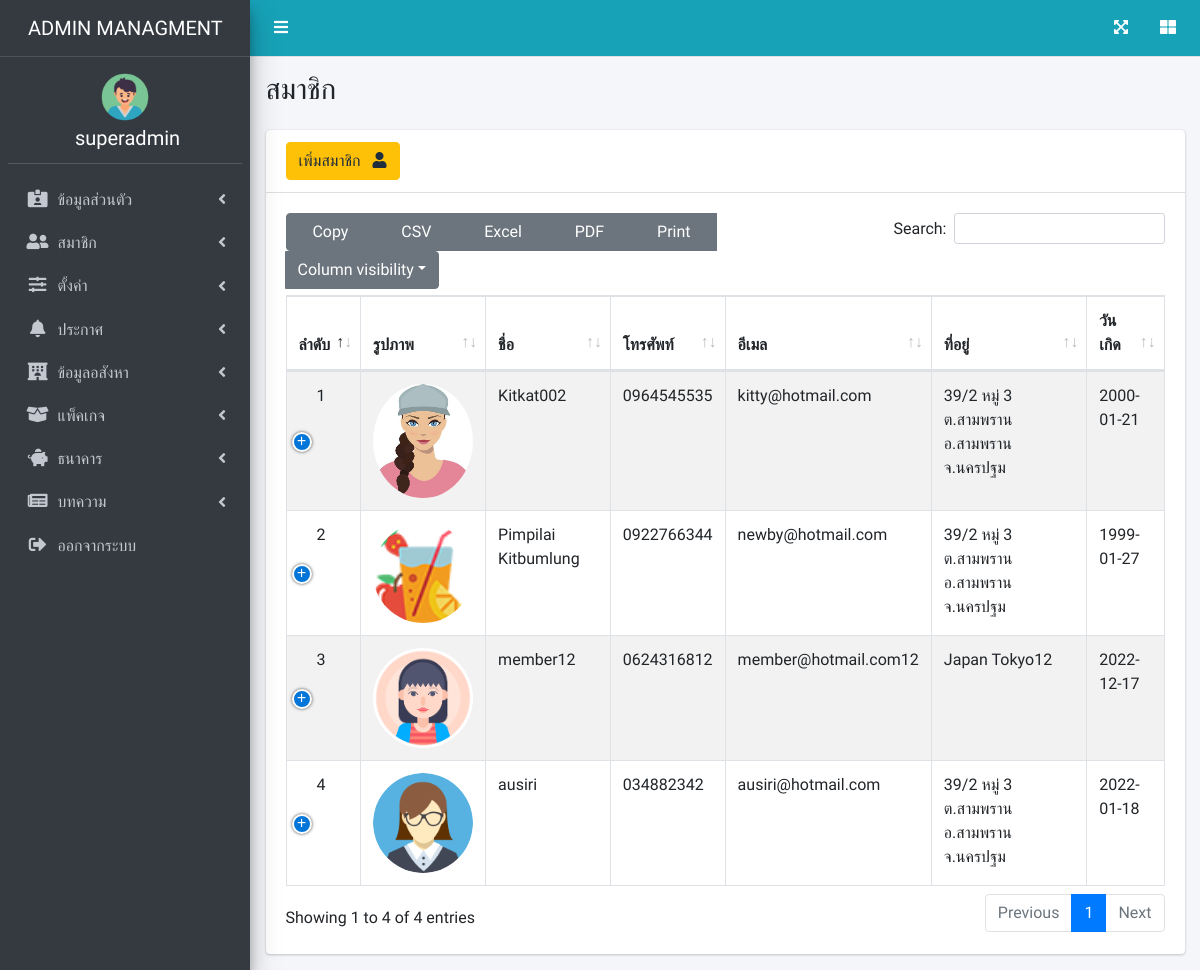
Page /page/members.php (signed in) on the earlier database version.
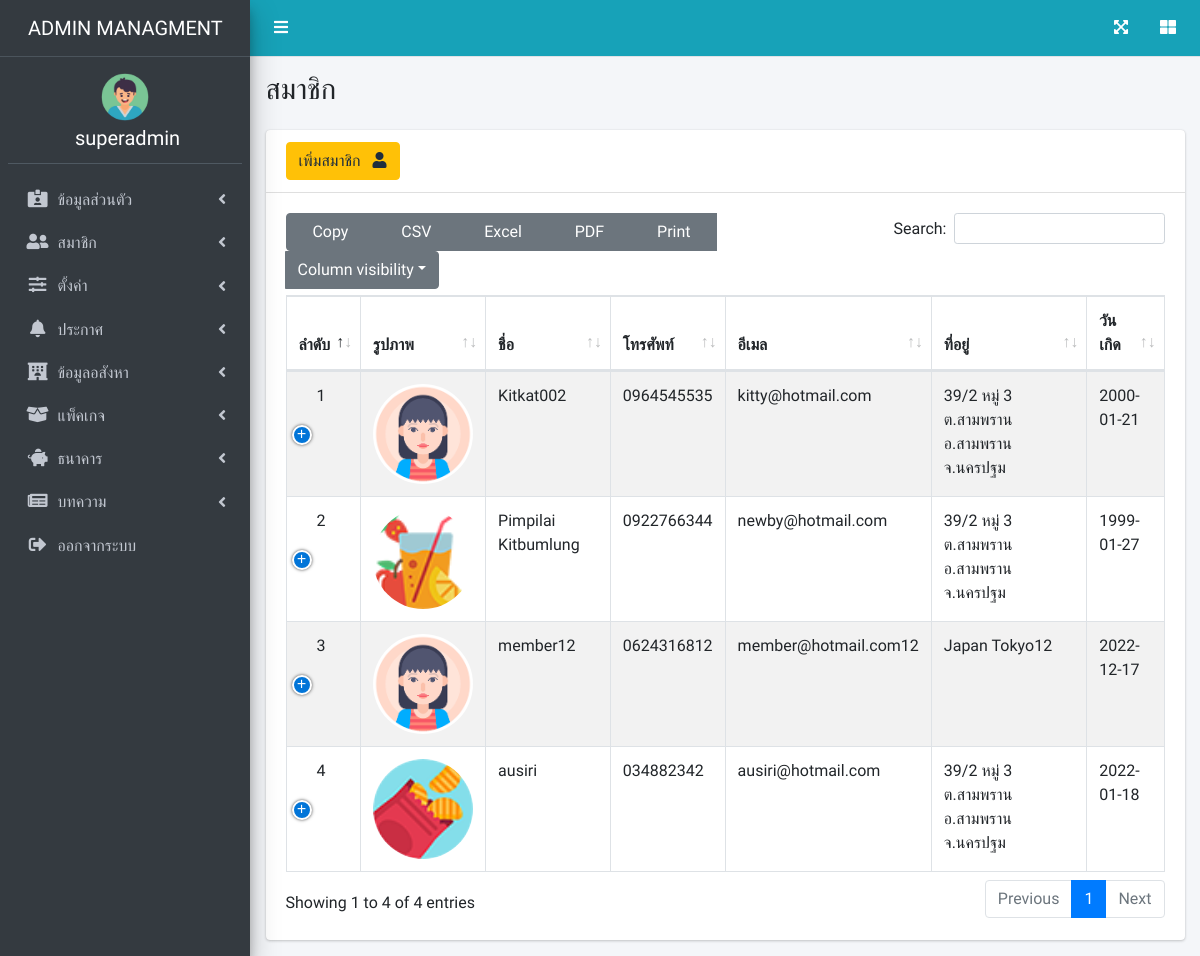
Same page on the later database version.
### tables this page shows
CREATE TABLE `users` (
  `u_id` int(100) NOT NULL,
  `name` varchar(200) NOT NULL,
  `email` varchar(200) NOT NULL,
  `password` varchar(200) NOT NULL,
  `address` varchar(255) NOT NULL,
  `tel` varchar(10) NOT NULL,
  `id_card` varchar(20) DEFAULT NULL,
  `birth_date` date NOT NULL,
  `company` varchar(255) DEFAULT NULL,
  `img` varchar(255) NOT NULL DEFAULT 'user.png',
  `utype` varchar(20) NOT NULL,
  `ustatus` enum('1','0') NOT NULL,
  `ul_id` int(255) NOT NULL
);

CREATE TABLE `user_role_type` (
  `id` int(10) NOT NULL,
  `name` varchar(255) NOT NULL,
  `type_icon` varchar(255) NOT NULL
);

### page/members.php (the view, shortened to what this page needs)
<?php
require_once('../dbconnect.php');
$sqlu = "SELECT * FROM users WHERE utype='member' ORDER BY u_id DESC";
$resultu = mysqli_query($con, $sqlu);
$order = 1;
?>
<!DOCTYPE html>
<html lang="en">
<head>
    <link rel="stylesheet" href="https://cdnjs.cloudflare.com/ajax/libs/font-awesome/5.15.3/css/all.min.css" />
    <link rel="stylesheet" href="../css/adminlte.min.css">
    <link rel="stylesheet" href="../css/dataTables.bootstrap4.min.css">
    <link rel="stylesheet" href="../css/responsive.bootstrap4.min.css">
    <link rel="stylesheet" href="../css/buttons.bootstrap4.min.css">
    <link rel="stylesheet" href="../css/switch_insurance.css">
</head>
<body class="hold-transition sidebar-mini">
    <?php require('admin_nav.php') ?>
    <div class="content-wrapper">
        <section class="content-header">
            <div class="container-fluid">
                <div class="row mb-2">
                    <div class="col-sm-6">
                        <h1 style="text-transform: uppercase">สมาชิก</h1>
                    </div>
                </div>
            </div>
        </section>
        <section class="content">
            <div class="container-fluid ">
                <div class="row">
                    <div class="col-12">
                        <div class="card">
                            <div class="card-header">
                                <a href="addmember.php" class="btn btn-warning ">เพิ่มสมาชิก &nbsp; <i class="fas fa-user"></i></a>
                            </div>
                            <div class="card-body">
                                <table id="example1" class="table table-bordered table-striped">
                                    <thead>
                                        <tr>
                                            <th>ลำดับ</th>
                                            <th>รูปภาพ</th>
                                            <th>ชื่อ</th>
                                            <th>โทรศัพท์</th>
                                            <th>อีเมล</th>
                                            <th>ที่อยู่</th>
                                            <th>วันเกิด</th>
                                        </tr>
                                    </thead>
                                    <tbody>
                                        <?php while ($rowu = mysqli_fetch_array($resultu)) { ?>
                                            <tr>
                                                <td><?php echo $order++ ?></td>
                                                <td><img src="../m_img/<?php echo $rowu['img'] ?>" style="border-radius:50%" width="100"></td>
                                                <td><?php echo $rowu['name']; ?></td>
                                                <td><?php echo $rowu['tel']; ?></td>
                                                <td><?php echo $rowu['email']; ?></td>
                                                <td><?php echo $rowu['address']; ?></td>
                                                <td><?php echo $rowu['birth_date']; ?></td>
                                            </tr>
                                        <?php  } ?>
                                    </tbody>
                                </table>
                            </div>
                        </div>
                    </div>
                </div>
</body>
</html>

### page/admin_nav.php (shortened to what this page needs)
<?php
require_once('../dbconnect.php');
$u_id = $_SESSION['u_id'];
$sql_id = "SELECT * FROM users WHERE u_id = $u_id ";
$result_id = mysqli_query($con, $sql_id);
$row_id = mysqli_fetch_array($result_id);
$sqlrt = "SELECT * FROM user_role_type  ";
$resultrt = mysqli_query($con, $sqlrt);
?>
<div class="wrapper">
    <nav class="main-header navbar navbar-expand navbar-info ">
        <ul class="navbar-nav">
            <li class="nav-item">
                <a class="nav-link" data-widget="pushmenu" href="#" role="button"><i class="fas fa-bars" style="color: white;"></i></a>
            </li>
        </ul>
        <ul class="navbar-nav ml-auto">
            <li class="nav-item">
                <a class="nav-link" data-widget="fullscreen" href="#" role="button">
                    <i class="fas fa-expand-arrows-alt" style="color: white;"></i>
                </a>
            </li>
            <li class="nav-item">
                <a class="nav-link" data-widget="control-sidebar" data-slide="true" href="#" role="button">
                    <i class="fas fa-th-large" style="color: white;"></i>
                </a>
            </li>
        </ul>
    </nav>
    <aside class="main-sidebar sidebar-dark-primary elevation-4">
        <a href="profile.php" class="brand-link">
            <span class="brand-text font-weight-light" style="margin-left: 20px; text-transform: uppercase;"><?php echo $row_id['utype']; ?> Managment</span>
        </a>
        <div class="sidebar">
            <div class="user-panel mt-3 mb-3 d-block">
                <?php
                if ($_SESSION['utype'] == 'admin' || $_SESSION['utype'] == 'staff' || $_SESSION['utype'] == 'agent') {
                ?>
                    <img class="d-block m-auto" style="border-radius:50% ; width:3rem;" src="../m_img/<?php echo $row_id['img'] ?>" width="150" alt="img">
                <?php
                }
                ?>
                <div class="info d-block text-center ">
                    <h5 style="color:white;"><?php echo $row_id['name']; ?></h5>
                </div>
            </div>
            <nav class="mt-2" id="connavbar">
                <ul class="nav nav-pills nav-sidebar flex-column" data-widget="treeview" role="menu" data-accordion="false">
                    <?php
                    if ($_SESSION['utype'] == 'admin') {
                        while ($rowrt = mysqli_fetch_array($resultrt)) {
                            echo " <li class='nav-item'>
            <a href='#' class='nav-link'>
              <i class='nav-icon $rowrt[type_icon]'></i>
              <p>
               $rowrt[name]
                <i class='fas fa-angle-left right'></i>
              </p>
            </a>
            <ul class='nav nav-treeview'>";
                            echo  "</ul></li>";
                        }
                    }
                    ?>
                    <li class="nav-item">
                        <a href="logout.php" class="nav-link" id="btnLogOut" onclick="logOut();">
                            <i class="nav-icon fas fa-sign-out-alt"></i>
                            <p>
                                ออกจากระบบ
                            </p>
                        </a>
                    </li>
                </ul>
            </nav>
        </div>
    </aside>

### page/admin_nav.php (style rules this page uses)
* { font-family: 'Prompt', sans-serif; }

Differences in the rows shown:
changed users "Kitkat002": img: a different picture
changed users "ausiri": img: a different picture
